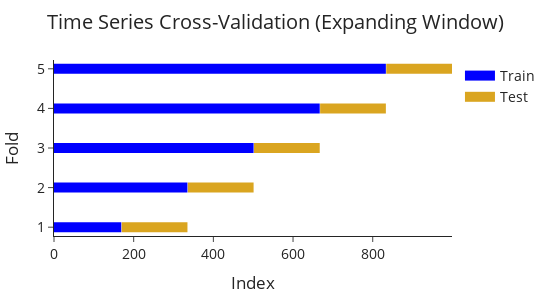
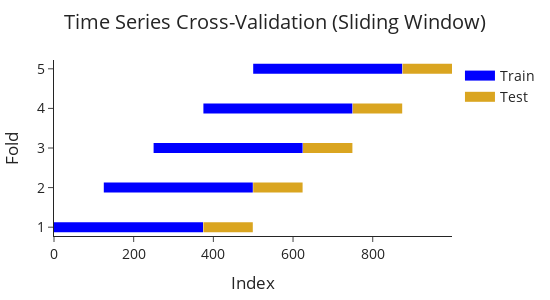

Notebook cell for these charts, in order:
### Markdown cell above
## Time Series

### Code cell
def plot_cross_val(splitter_func,
                   df: pd.DataFrame,
                   title_text: str) -> None:
  
    """Function to plot the cross validation of various
    sklearn splitter objects."""

    split = 1
    plot_data = []

    for train_index, valid_index in splitter_func.split(df):
        plot_data.append([train_index, 'Train', f'{split}'])
        plot_data.append([valid_index, 'Test', f'{split}'])
    # for train_index, valid_index in splitter_func.split(df):
    #     plot_data.append([train_index, 'Train', split])
    #     plot_data.append([valid_index, 'Test',  split])
        split += 1

    plot_df = pd.DataFrame(plot_data,
                           columns=['Index', 'Dataset', 'Split'])\
                           .explode('Index')

    fig = go.Figure()
    for _, group in plot_df.groupby('Split'):
        fig.add_trace(go.Scatter(x=group['Index'].loc[group['Dataset'] == 'Train'],
                                 y=group['Split'].loc[group['Dataset'] == 'Train'],
                                 name='Train',
                                 line=dict(color="blue", width=10)
                                 ))
        fig.add_trace(go.Scatter(x=group['Index'].loc[group['Dataset'] == 'Test'],
                                 y=group['Split'].loc[group['Dataset'] == 'Test'],
                                 name='Test',
                                 line=dict(color="goldenrod", width=10)
                                 ))

    fig.update_layout(template="simple_white", font=dict(size=14),
                       title=dict(text=title_text, y=0.95), title_x=0.5, width=550,
                      margin=dict(t=60, b=10, l=20, r=20),
                      height=300, xaxis_title='Index', yaxis_title='Fold')
    
    fig.update_yaxes(categoryorder='array',
                    categoryarray=[str(i) for i in range(1, split+1)])


    legend_names = set()
    fig.for_each_trace(
        lambda trace:
        trace.update(showlegend=False)
        if (trace.name in legend_names) else legend_names.add(trace.name))

    fig.show()
    return fig


# Times Series Cross-Validation (Expanding Window)
ts_expandWindow = TimeSeriesSplit(
    n_splits=5
)
fig_ts_expandWindow = plot_cross_val(splitter_func=ts_expandWindow,
                                     df=data,
                                     title_text='Time Series Cross-Validation (Expanding Window)')

# Times Series Cross-Validation (Sliding Window)
ts_slideWindow = TimeSeriesSplit(
    n_splits=5,
    max_train_size=375,
    test_size=125,
    gap=0
)
fig_ts_slideWindow = plot_cross_val(splitter_func=ts_slideWindow,
                                    df=data,
                                    title_text='Time Series Cross-Validation (Sliding Window)')

### Figure 1 — Plotly figure (JSON) as saved in the notebook; plotly's stock layout.template omitted (floating-point values rounded to 4 significant figures; data arrays with more than 128 entries replaced by an {"elided": "..."} marker saying what was removed)
{"data": [{"line": {"color": "blue", "width": 10}, "name": "Train", "type": "scatter", "x": {"elided": "170 int values"}, "y": {"elided": "170 str values"}}, {"line": {"color": "goldenrod", "width": 10}, "name": "Test", "type": "scatter", "x": {"elided": "166 int values"}, "y": {"elided": "166 str values"}}, {"line": {"color": "blue", "width": 10}, "name": "Train", "showlegend": false, "type": "scatter", "x": {"elided": "336 int values"}, "y": {"elided": "336 str values"}}, {"line": {"color": "goldenrod", "width": 10}, "name": "Test", "showlegend": false, "type": "scatter", "x": {"elided": "166 int values"}, "y": {"elided": "166 str values"}}, {"line": {"color": "blue", "width": 10}, "name": "Train", "showlegend": false, "type": "scatter", "x": {"elided": "502 int values"}, "y": {"elided": "502 str values"}}, {"line": {"color": "goldenrod", "width": 10}, "name": "Test", "showlegend": false, "type": "scatter", "x": {"elided": "166 int values"}, "y": {"elided": "166 str values"}}, {"line": {"color": "blue", "width": 10}, "name": "Train", "showlegend": false, "type": "scatter", "x": {"elided": "668 int values"}, "y": {"elided": "668 str values"}}, {"line": {"color": "goldenrod", "width": 10}, "name": "Test", "showlegend": false, "type": "scatter", "x": {"elided": "166 int values"}, "y": {"elided": "166 str values"}}, {"line": {"color": "blue", "width": 10}, "name": "Train", "showlegend": false, "type": "scatter", "x": {"elided": "834 int values"}, "y": {"elided": "834 str values"}}, {"line": {"color": "goldenrod", "width": 10}, "name": "Test", "showlegend": false, "type": "scatter", "x": {"elided": "166 int values"}, "y": {"elided": "166 str values"}}], "layout": {"font": {"size": 14}, "height": 300, "margin": {"b": 10, "l": 20, "r": 20, "t": 60}, "title": {"text": "Time Series Cross-Validation (Expanding Window)", "x": 0.5, "y": 0.95}, "width": 550, "xaxis": {"title": {"text": "Index"}}, "yaxis": {"categoryarray": ["1", "2", "3", "4", "5", "6"], "categoryorder": "array", "title": {"text": "Fold"}}}}

### Figure 2 — Plotly figure (JSON) as saved in the notebook; plotly's stock layout.template omitted (floating-point values rounded to 4 significant figures; data arrays with more than 128 entries replaced by an {"elided": "..."} marker saying what was removed)
{"data": [{"line": {"color": "blue", "width": 10}, "name": "Train", "type": "scatter", "x": {"elided": "375 int values"}, "y": {"elided": "375 str values"}}, {"line": {"color": "goldenrod", "width": 10}, "name": "Test", "type": "scatter", "x": [375, 376, 377, 378, 379, 380, 381, 382, 383, 384, 385, 386, 387, 388, 389, 390, 391, 392, 393, 394, 395, 396, 397, 398, 399, 400, 401, 402, 403, 404, 405, 406, 407, 408, 409, 410, 411, 412, 413, 414, 415, 416, 417, 418, 419, 420, 421, 422, 423, 424, 425, 426, 427, 428, 429, 430, 431, 432, 433, 434, 435, 436, 437, 438, 439, 440, 441, 442, 443, 444, 445, 446, 447, 448, 449, 450, 451, 452, 453, 454, 455, 456, 457, 458, 459, 460, 461, 462, 463, 464, 465, 466, 467, 468, 469, 470, 471, 472, 473, 474, 475, 476, 477, 478, 479, 480, 481, 482, 483, 484, 485, 486, 487, 488, 489, 490, 491, 492, 493, 494, 495, 496, 497, 498, 499], "y": ["1", "1", "1", "1", "1", "1", "1", "1", "1", "1", "1", "1", "1", "1", "1", "1", "1", "1", "1", "1", "1", "1", "1", "1", "1", "1", "1", "1", "1", "1", "1", "1", "1", "1", "1", "1", "1", "1", "1", "1", "1", "1", "1", "1", "1", "1", "1", "1", "1", "1", "1", "1", "1", "1", "1", "1", "1", "1", "1", "1", "1", "1", "1", "1", "1", "1", "1", "1", "1", "1", "1", "1", "1", "1", "1", "1", "1", "1", "1", "1", "1", "1", "1", "1", "1", "1", "1", "1", "1", "1", "1", "1", "1", "1", "1", "1", "1", "1", "1", "1", "1", "1", "1", "1", "1", "1", "1", "1", "1", "1", "1", "1", "1", "1", "1", "1", "1", "1", "1", "1", "1", "1", "1", "1", "1"]}, {"line": {"color": "blue", "width": 10}, "name": "Train", "showlegend": false, "type": "scatter", "x": {"elided": "375 int values"}, "y": {"elided": "375 str values"}}, {"line": {"color": "goldenrod", "width": 10}, "name": "Test", "showlegend": false, "type": "scatter", "x": [500, 501, 502, 503, 504, 505, 506, 507, 508, 509, 510, 511, 512, 513, 514, 515, 516, 517, 518, 519, 520, 521, 522, 523, 524, 525, 526, 527, 528, 529, 530, 531, 532, 533, 534, 535, 536, 537, 538, 539, 540, 541, 542, 543, 544, 545, 546, 547, 548, 549, 550, 551, 552, 553, 554, 555, 556, 557, 558, 559, 560, 561, 562, 563, 564, 565, 566, 567, 568, 569, 570, 571, 572, 573, 574, 575, 576, 577, 578, 579, 580, 581, 582, 583, 584, 585, 586, 587, 588, 589, 590, 591, 592, 593, 594, 595, 596, 597, 598, 599, 600, 601, 602, 603, 604, 605, 606, 607, 608, 609, 610, 611, 612, 613, 614, 615, 616, 617, 618, 619, 620, 621, 622, 623, 624], "y": ["2", "2", "2", "2", "2", "2", "2", "2", "2", "2", "2", "2", "2", "2", "2", "2", "2", "2", "2", "2", "2", "2", "2", "2", "2", "2", "2", "2", "2", "2", "2", "2", "2", "2", "2", "2", "2", "2", "2", "2", "2", "2", "2", "2", "2", "2", "2", "2", "2", "2", "2", "2", "2", "2", "2", "2", "2", "2", "2", "2", "2", "2", "2", "2", "2", "2", "2", "2", "2", "2", "2", "2", "2", "2", "2", "2", "2", "2", "2", "2", "2", "2", "2", "2", "2", "2", "2", "2", "2", "2", "2", "2", "2", "2", "2", "2", "2", "2", "2", "2", "2", "2", "2", "2", "2", "2", "2", "2", "2", "2", "2", "2", "2", "2", "2", "2", "2", "2", "2", "2", "2", "2", "2", "2", "2"]}, {"line": {"color": "blue", "width": 10}, "name": "Train", "showlegend": false, "type": "scatter", "x": {"elided": "375 int values"}, "y": {"elided": "375 str values"}}, {"line": {"color": "goldenrod", "width": 10}, "name": "Test", "showlegend": false, "type": "scatter", "x": [625, 626, 627, 628, 629, 630, 631, 632, 633, 634, 635, 636, 637, 638, 639, 640, 641, 642, 643, 644, 645, 646, 647, 648, 649, 650, 651, 652, 653, 654, 655, 656, 657, 658, 659, 660, 661, 662, 663, 664, 665, 666, 667, 668, 669, 670, 671, 672, 673, 674, 675, 676, 677, 678, 679, 680, 681, 682, 683, 684, 685, 686, 687, 688, 689, 690, 691, 692, 693, 694, 695, 696, 697, 698, 699, 700, 701, 702, 703, 704, 705, 706, 707, 708, 709, 710, 711, 712, 713, 714, 715, 716, 717, 718, 719, 720, 721, 722, 723, 724, 725, 726, 727, 728, 729, 730, 731, 732, 733, 734, 735, 736, 737, 738, 739, 740, 741, 742, 743, 744, 745, 746, 747, 748, 749], "y": ["3", "3", "3", "3", "3", "3", "3", "3", "3", "3", "3", "3", "3", "3", "3", "3", "3", "3", "3", "3", "3", "3", "3", "3", "3", "3", "3", "3", "3", "3", "3", "3", "3", "3", "3", "3", "3", "3", "3", "3", "3", "3", "3", "3", "3", "3", "3", "3", "3", "3", "3", "3", "3", "3", "3", "3", "3", "3", "3", "3", "3", "3", "3", "3", "3", "3", "3", "3", "3", "3", "3", "3", "3", "3", "3", "3", "3", "3", "3", "3", "3", "3", "3", "3", "3", "3", "3", "3", "3", "3", "3", "3", "3", "3", "3", "3", "3", "3", "3", "3", "3", "3", "3", "3", "3", "3", "3", "3", "3", "3", "3", "3", "3", "3", "3", "3", "3", "3", "3", "3", "3", "3", "3", "3", "3"]}, {"line": {"color": "blue", "width": 10}, "name": "Train", "showlegend": false, "type": "scatter", "x": {"elided": "375 int values"}, "y": {"elided": "375 str values"}}, {"line": {"color": "goldenrod", "width": 10}, "name": "Test", "showlegend": false, "type": "scatter", "x": [750, 751, 752, 753, 754, 755, 756, 757, 758, 759, 760, 761, 762, 763, 764, 765, 766, 767, 768, 769, 770, 771, 772, 773, 774, 775, 776, 777, 778, 779, 780, 781, 782, 783, 784, 785, 786, 787, 788, 789, 790, 791, 792, 793, 794, 795, 796, 797, 798, 799, 800, 801, 802, 803, 804, 805, 806, 807, 808, 809, 810, 811, 812, 813, 814, 815, 816, 817, 818, 819, 820, 821, 822, 823, 824, 825, 826, 827, 828, 829, 830, 831, 832, 833, 834, 835, 836, 837, 838, 839, 840, 841, 842, 843, 844, 845, 846, 847, 848, 849, 850, 851, 852, 853, 854, 855, 856, 857, 858, 859, 860, 861, 862, 863, 864, 865, 866, 867, 868, 869, 870, 871, 872, 873, 874], "y": ["4", "4", "4", "4", "4", "4", "4", "4", "4", "4", "4", "4", "4", "4", "4", "4", "4", "4", "4", "4", "4", "4", "4", "4", "4", "4", "4", "4", "4", "4", "4", "4", "4", "4", "4", "4", "4", "4", "4", "4", "4", "4", "4", "4", "4", "4", "4", "4", "4", "4", "4", "4", "4", "4", "4", "4", "4", "4", "4", "4", "4", "4", "4", "4", "4", "4", "4", "4", "4", "4", "4", "4", "4", "4", "4", "4", "4", "4", "4", "4", "4", "4", "4", "4", "4", "4", "4", "4", "4", "4", "4", "4", "4", "4", "4", "4", "4", "4", "4", "4", "4", "4", "4", "4", "4", "4", "4", "4", "4", "4", "4", "4", "4", "4", "4", "4", "4", "4", "4", "4", "4", "4", "4", "4", "4"]}, {"line": {"color": "blue", "width": 10}, "name": "Train", "showlegend": false, "type": "scatter", "x": {"elided": "375 int values"}, "y": {"elided": "375 str values"}}, {"line": {"color": "goldenrod", "width": 10}, "name": "Test", "showlegend": false, "type": "scatter", "x": [875, 876, 877, 878, 879, 880, 881, 882, 883, 884, 885, 886, 887, 888, 889, 890, 891, 892, 893, 894, 895, 896, 897, 898, 899, 900, 901, 902, 903, 904, 905, 906, 907, 908, 909, 910, 911, 912, 913, 914, 915, 916, 917, 918, 919, 920, 921, 922, 923, 924, 925, 926, 927, 928, 929, 930, 931, 932, 933, 934, 935, 936, 937, 938, 939, 940, 941, 942, 943, 944, 945, 946, 947, 948, 949, 950, 951, 952, 953, 954, 955, 956, 957, 958, 959, 960, 961, 962, 963, 964, 965, 966, 967, 968, 969, 970, 971, 972, 973, 974, 975, 976, 977, 978, 979, 980, 981, 982, 983, 984, 985, 986, 987, 988, 989, 990, 991, 992, 993, 994, 995, 996, 997, 998, 999], "y": ["5", "5", "5", "5", "5", "5", "5", "5", "5", "5", "5", "5", "5", "5", "5", "5", "5", "5", "5", "5", "5", "5", "5", "5", "5", "5", "5", "5", "5", "5", "5", "5", "5", "5", "5", "5", "5", "5", "5", "5", "5", "5", "5", "5", "5", "5", "5", "5", "5", "5", "5", "5", "5", "5", "5", "5", "5", "5", "5", "5", "5", "5", "5", "5", "5", "5", "5", "5", "5", "5", "5", "5", "5", "5", "5", "5", "5", "5", "5", "5", "5", "5", "5", "5", "5", "5", "5", "5", "5", "5", "5", "5", "5", "5", "5", "5", "5", "5", "5", "5", "5", "5", "5", "5", "5", "5", "5", "5", "5", "5", "5", "5", "5", "5", "5", "5", "5", "5", "5", "5", "5", "5", "5", "5", "5"]}], "layout": {"font": {"size": 14}, "height": 300, "margin": {"b": 10, "l": 20, "r": 20, "t": 60}, "title": {"text": "Time Series Cross-Validation (Sliding Window)", "x": 0.5, "y": 0.95}, "width": 550, "xaxis": {"title": {"text": "Index"}}, "yaxis": {"categoryarray": ["1", "2", "3", "4", "5", "6"], "categoryorder": "array", "title": {"text": "Fold"}}}}
